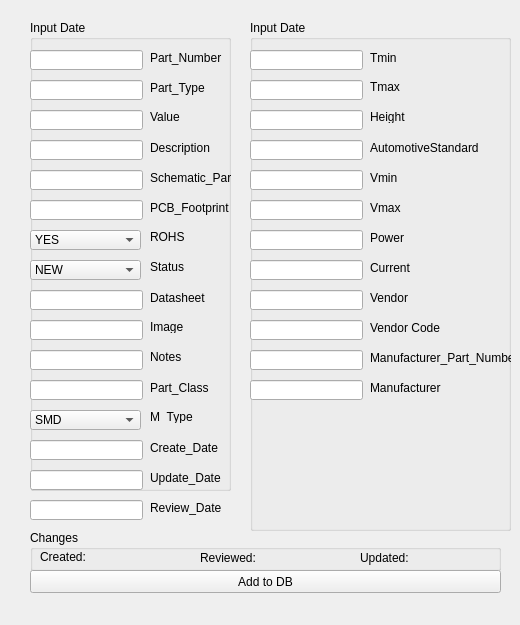
      <widget class="QWidget" name="tab_10">
       <attribute name="title">
        <string>IntegratedCircuit</string>
       </attribute>
       <widget class="QGroupBox" name="groupBox_31">
        <property name="geometry">
         <rect>
          <x>30</x>
          <y>20</y>
          <width>201</width>
          <height>471</height>
         </rect>
        </property>
        <property name="title">
         <string>Input Date</string>
        </property>
        <widget class="QLabel" name="label_234">
         <property name="geometry">
          <rect>
           <x>120</x>
           <y>60</y>
           <width>81</width>
           <height>16</height>
          </rect>
         </property>
         <property name="text">
          <string>Part_Type</string>
         </property>
        </widget>
        <widget class="QLabel" name="label_235">
         <property name="geometry">
          <rect>
           <x>120</x>
           <y>90</y>
           <width>47</width>
           <height>13</height>
          </rect>
         </property>
         <property name="text">
          <string>Value</string>
         </property>
        </widget>
        <widget class="QLabel" name="label_236">
         <property name="geometry">
          <rect>
           <x>120</x>
           <y>120</y>
           <width>81</width>
           <height>16</height>
          </rect>
         </property>
         <property name="text">
          <string>Description</string>
         </property>
        </widget>
        <widget class="QLabel" name="label_357">
         <property name="geometry">
          <rect>
           <x>120</x>
           <y>180</y>
           <width>81</width>
           <height>16</height>
          </rect>
         </property>
         <property name="text">
          <string>PCB_Footprint</string>
         </property>
        </widget>
        <widget class="QLabel" name="label_358">
         <property name="geometry">
          <rect>
           <x>120</x>
           <y>210</y>
           <width>47</width>
           <height>13</height>
          </rect>
         </property>
         <property name="text">
          <string>ROHS</string>
         </property>
        </widget>
        <widget class="QLabel" name="label_360">
         <property name="geometry">
          <rect>
           <x>120</x>
           <y>270</y>
           <width>81</width>
           <height>16</height>
          </rect>
         </property>
         <property name="text">
          <string>Datasheet</string>
         </property>
        </widget>
        <widget class="QLabel" name="label_361">
         <property name="geometry">
          <rect>
           <x>120</x>
           <y>300</y>
           <width>47</width>
           <height>13</height>
          </rect>
         </property>
         <property name="text">
          <string>Image</string>
         </property>
        </widget>
        <widget class="QLabel" name="label_362">
         <property name="geometry">
          <rect>
           <x>120</x>
           <y>330</y>
           <width>47</width>
           <height>13</height>
          </rect>
         </property>
         <property name="text">
          <string>Notes</string>
         </property>
        </widget>
        <widget class="QLabel" name="label_363">
         <property name="geometry">
          <rect>
           <x>120</x>
           <y>360</y>
           <width>81</width>
           <height>16</height>
          </rect>
         </property>
         <property name="text">
          <string>Part_Class</string>
         </property>
        </widget>
        <widget class="QLabel" name="label_364">
         <property name="geometry">
          <rect>
           <x>120</x>
           <y>420</y>
           <width>81</width>
           <height>16</height>
          </rect>
         </property>
         <property name="text">
          <string>Create_Date</string>
         </property>
        </widget>
        <widget class="QLabel" name="label_366">
         <property name="geometry">
          <rect>
           <x>120</x>
           <y>450</y>
           <width>81</width>
           <height>16</height>
          </rect>
         </property>
         <property name="text">
          <string>Update_Date</string>
         </property>
        </widget>
        <widget class="QLabel" name="label_367">
         <property name="geometry">
          <rect>
           <x>120</x>
           <y>390</y>
           <width>47</width>
           <height>13</height>
          </rect>
         </property>
         <property name="text">
          <string>M_Type</string>
         </property>
        </widget>
        <widget class="QLineEdit" name="lineEdit_192">
         <property name="geometry">
          <rect>
           <x>0</x>
           <y>60</y>
           <width>113</width>
           <height>20</height>
          </rect>
         </property>
        </widget>
        <widget class="QLineEdit" name="lineEdit_193">
         <property name="geometry">
          <rect>
           <x>0</x>
           <y>90</y>
           <width>113</width>
           <height>20</height>
          </rect>
         </property>
        </widget>
        <widget class="QLineEdit" name="lineEdit_194">
         <property name="geometry">
          <rect>
           <x>0</x>
           <y>120</y>
           <width>113</width>
           <height>20</height>
          </rect>
         </property>
        </widget>
        <widget class="QLineEdit" name="lineEdit_291">
         <property name="geometry">
          <rect>
           <x>0</x>
           <y>150</y>
           <width>113</width>
           <height>20</height>
          </rect>
         </property>
        </widget>
        <widget class="QLineEdit" name="lineEdit_292">
         <property name="geometry">
          <rect>
           <x>0</x>
           <y>180</y>
           <width>113</width>
           <height>20</height>
          </rect>
         </property>
        </widget>
        <widget class="QLineEdit" name="lineEdit_294">
         <property name="geometry">
          <rect>
           <x>0</x>
           <y>30</y>
           <width>113</width>
           <height>20</height>
          </rect>
         </property>
        </widget>
        <widget class="QLineEdit" name="lineEdit_295">
         <property name="geometry">
          <rect>
           <x>0</x>
           <y>270</y>
           <width>113</width>
           <height>20</height>
          </rect>
         </property>
        </widget>
        <widget class="QLineEdit" name="lineEdit_296">
         <property name="geometry">
          <rect>
           <x>0</x>
           <y>300</y>
           <width>113</width>
           <height>20</height>
          </rect>
         </property>
        </widget>
        <widget class="QLineEdit" name="lineEdit_297">
         <property name="geometry">
          <rect>
           <x>0</x>
           <y>330</y>
           <width>113</width>
           <height>20</height>
          </rect>
         </property>
        </widget>
        <widget class="QLineEdit" name="lineEdit_298">
         <property name="geometry">
          <rect>
           <x>0</x>
           <y>360</y>
           <width>113</width>
           <height>20</height>
          </rect>
         </property>
        </widget>
        <widget class="QLineEdit" name="lineEdit_299">
         <property name="geometry">
          <rect>
           <x>0</x>
           <y>420</y>
           <width>113</width>
           <height>20</height>
          </rect>
         </property>
        </widget>
        <widget class="QLineEdit" name="lineEdit_301">
         <property name="geometry">
          <rect>
           <x>0</x>
           <y>450</y>
           <width>113</width>
           <height>20</height>
          </rect>
         </property>
        </widget>
        <widget class="QLabel" name="label_368">
         <property name="geometry">
          <rect>
           <x>120</x>
           <y>150</y>
           <width>81</width>
           <height>16</height>
          </rect>
         </property>
         <property name="text">
          <string>Schematic_Part</string>
         </property>
        </widget>
        <widget class="QLabel" name="label_233">
         <property name="geometry">
          <rect>
           <x>120</x>
           <y>30</y>
           <width>91</width>
           <height>16</height>
          </rect>
         </property>
         <property name="text">
          <string>Part_Number</string>
         </property>
        </widget>
        <widget class="QComboBox" name="boxStatus_23">
         <property name="enabled">
          <bool>true</bool>
         </property>
         <property name="geometry">
          <rect>
           <x>0</x>
           <y>210</y>
           <width>111</width>
           <height>20</height>
          </rect>
         </property>
         <property name="toolTip">
          <string>&lt;html&gt;&lt;head/&gt;&lt;body&gt;&lt;p&gt;Component's status&lt;/p&gt;&lt;p&gt;&lt;span style=&quot; font-style:italic;&quot;&gt;Status can be changed by CIS administrator only&lt;/span&gt;&lt;/p&gt;&lt;/body&gt;&lt;/html&gt;</string>
         </property>
         <item>
          <property name="text">
           <string>YES</string>
          </property>
         </item>
         <item>
          <property name="text">
           <string>YES-EX</string>
          </property>
         </item>
         <item>
          <property name="text">
           <string>NO</string>
          </property>
         </item>
        </widget>
        <widget class="QComboBox" name="boxStatus_24">
         <property name="enabled">
          <bool>true</bool>
         </property>
         <property name="geometry">
          <rect>
           <x>0</x>
           <y>390</y>
           <width>111</width>
           <height>20</height>
          </rect>
         </property>
         <property name="toolTip">
          <string>&lt;html&gt;&lt;head/&gt;&lt;body&gt;&lt;p&gt;Component's status&lt;/p&gt;&lt;p&gt;&lt;span style=&quot; font-style:italic;&quot;&gt;Status can be changed by CIS administrator only&lt;/span&gt;&lt;/p&gt;&lt;/body&gt;&lt;/html&gt;</string>
         </property>
         <item>
          <property name="text">
           <string>SMD</string>
          </property>
         </item>
         <item>
          <property name="text">
           <string>LEADED</string>
          </property>
         </item>
        </widget>
        <widget class="QComboBox" name="boxStatus_8">
         <property name="enabled">
          <bool>true</bool>
         </property>
         <property name="geometry">
          <rect>
           <x>0</x>
           <y>240</y>
           <width>111</width>
           <height>20</height>
          </rect>
         </property>
         <property name="toolTip">
          <string>&lt;html&gt;&lt;head/&gt;&lt;body&gt;&lt;p&gt;Component's status&lt;/p&gt;&lt;p&gt;&lt;span style=&quot; font-style:italic;&quot;&gt;Status can be changed by CIS administrator only&lt;/span&gt;&lt;/p&gt;&lt;/body&gt;&lt;/html&gt;</string>
         </property>
         <item>
          <property name="text">
           <string>NEW</string>
          </property>
         </item>
         <item>
          <property name="text">
           <string>CHECKED</string>
          </property>
         </item>
         <item>
          <property name="text">
           <string>TESTED</string>
          </property>
         </item>
         <item>
          <property name="text">
           <string>FAULTY</string>
          </property>
         </item>
         <item>
          <property name="text">
           <string>OBSOLETE</string>
          </property>
         </item>
         <item>
          <property name="text">
           <string>DRAFT</string>
          </property>
         </item>
         <item>
          <property name="text">
           <string>EMPTY</string>
          </property>
         </item>
         <item>
          <property name="text">
           <string>EXTERNAL</string>
          </property>
         </item>
        </widget>
        <widget class="QLabel" name="label_359">
         <property name="geometry">
          <rect>
           <x>120</x>
           <y>240</y>
           <width>47</width>
           <height>13</height>
          </rect>
         </property>
         <property name="text">
          <string>Status</string>
         </property>
        </widget>
       </widget>
       <widget class="QGroupBox" name="groupBox_32">
        <property name="geometry">
         <rect>
          <x>250</x>
          <y>20</y>
          <width>261</width>
          <height>511</height>
         </rect>
        </property>
        <property name="title">
         <string>Input Date</string>
        </property>
        <widget class="QLabel" name="label_369">
         <property name="geometry">
          <rect>
           <x>120</x>
           <y>30</y>
           <width>71</width>
           <height>16</height>
          </rect>
         </property>
         <property name="text">
          <string>Tmin</string>
         </property>
        </widget>
        <widget class="QLabel" name="label_370">
         <property name="geometry">
          <rect>
           <x>120</x>
           <y>60</y>
           <width>47</width>
           <height>13</height>
          </rect>
         </property>
         <property name="text">
          <string>Tmax</string>
         </property>
        </widget>
        <widget class="QLabel" name="label_371">
         <property name="geometry">
          <rect>
           <x>120</x>
           <y>90</y>
           <width>47</width>
           <height>13</height>
          </rect>
         </property>
         <property name="text">
          <string>Height</string>
         </property>
        </widget>
        <widget class="QLabel" name="label_372">
         <property name="geometry">
          <rect>
           <x>120</x>
           <y>120</y>
           <width>111</width>
           <height>16</height>
          </rect>
         </property>
         <property name="text">
          <string>AutomotiveStandard</string>
         </property>
        </widget>
        <widget class="QLabel" name="label_373">
         <property name="geometry">
          <rect>
           <x>120</x>
           <y>150</y>
           <width>131</width>
           <height>16</height>
          </rect>
         </property>
         <property name="text">
          <string>Vmin</string>
         </property>
        </widget>
        <widget class="QLabel" name="label_374">
         <property name="geometry">
          <rect>
           <x>120</x>
           <y>180</y>
           <width>111</width>
           <height>16</height>
          </rect>
         </property>
         <property name="text">
          <string>Vmax</string>
         </property>
        </widget>
        <widget class="QLabel" name="label_375">
         <property name="geometry">
          <rect>
           <x>120</x>
           <y>210</y>
           <width>111</width>
           <height>16</height>
          </rect>
         </property>
         <property name="text">
          <string>Power</string>
         </property>
        </widget>
        <widget class="QLabel" name="label_376">
         <property name="geometry">
          <rect>
           <x>120</x>
           <y>240</y>
           <width>111</width>
           <height>16</height>
          </rect>
         </property>
         <property name="text">
          <string>Current</string>
         </property>
        </widget>
        <widget class="QLineEdit" name="lineEdit_303">
         <property name="geometry">
          <rect>
           <x>0</x>
           <y>30</y>
           <width>113</width>
           <height>20</height>
          </rect>
         </property>
        </widget>
        <widget class="QLineEdit" name="lineEdit_304">
         <property name="geometry">
          <rect>
           <x>0</x>
           <y>60</y>
           <width>113</width>
           <height>20</height>
          </rect>
         </property>
        </widget>
        <widget class="QLineEdit" name="lineEdit_305">
         <property name="geometry">
          <rect>
           <x>0</x>
           <y>90</y>
           <width>113</width>
           <height>20</height>
          </rect>
         </property>
        </widget>
        <widget class="QLineEdit" name="lineEdit_306">
         <property name="geometry">
          <rect>
           <x>0</x>
           <y>120</y>
           <width>113</width>
           <height>20</height>
          </rect>
         </property>
        </widget>
        <widget class="QLineEdit" name="lineEdit_307">
         <property name="geometry">
          <rect>
           <x>0</x>
           <y>150</y>
           <width>113</width>
           <height>20</height>
          </rect>
         </property>
        </widget>
        <widget class="QLineEdit" name="lineEdit_308">
         <property name="geometry">
          <rect>
           <x>0</x>
           <y>180</y>
           <width>113</width>
           <height>20</height>
          </rect>
         </property>
        </widget>
        <widget class="QLineEdit" name="lineEdit_309">
         <property name="geometry">
          <rect>
           <x>0</x>
           <y>210</y>
           <width>113</width>
           <height>20</height>
          </rect>
         </property>
        </widget>
        <widget class="QLineEdit" name="lineEdit_310">
         <property name="geometry">
          <rect>
           <x>0</x>
           <y>240</y>
           <width>113</width>
           <height>20</height>
          </rect>
         </property>
        </widget>
        <widget class="QLineEdit" name="lineEdit_314">
         <property name="geometry">
          <rect>
           <x>0</x>
           <y>270</y>
           <width>113</width>
           <height>20</height>
          </rect>
         </property>
        </widget>
        <widget class="QLineEdit" name="lineEdit_315">
         <property name="geometry">
          <rect>
           <x>0</x>
           <y>300</y>
           <width>113</width>
           <height>20</height>
          </rect>
         </property>
        </widget>
        <widget class="QLabel" name="label_393">
         <property name="geometry">
          <rect>
           <x>120</x>
           <y>270</y>
           <width>111</width>
           <height>16</height>
          </rect>
         </property>
         <property name="text">
          <string>Vendor</string>
         </property>
        </widget>
        <widget class="QLabel" name="label_394">
         <property name="geometry">
          <rect>
           <x>120</x>
           <y>300</y>
           <width>111</width>
           <height>16</height>
          </rect>
         </property>
         <property name="text">
          <string>Vendor Code</string>
         </property>
        </widget>
        <widget class="QLabel" name="label_306">
         <property name="geometry">
          <rect>
           <x>120</x>
           <y>330</y>
           <width>151</width>
           <height>16</height>
          </rect>
         </property>
         <property name="text">
          <string>Manufacturer_Part_Number</string>
         </property>
        </widget>
        <widget class="QLineEdit" name="lineEdit_226">
         <property name="geometry">
          <rect>
           <x>0</x>
           <y>360</y>
           <width>113</width>
           <height>20</height>
          </rect>
         </property>
        </widget>
        <widget class="QLineEdit" name="lineEdit_227">
         <property name="geometry">
          <rect>
           <x>0</x>
           <y>330</y>
           <width>113</width>
           <height>20</height>
          </rect>
         </property>
        </widget>
        <widget class="QLabel" name="label_307">
         <property name="geometry">
          <rect>
           <x>120</x>
           <y>360</y>
           <width>131</width>
           <height>16</height>
          </rect>
         </property>
         <property name="text">
          <string>Manufacturer</string>
         </property>
        </widget>
       </widget>
       <widget class="QGroupBox" name="groupBox_33">
        <property name="geometry">
         <rect>
          <x>30</x>
          <y>530</y>
          <width>471</width>
          <height>41</height>
         </rect>
        </property>
        <property name="title">
         <string>Changes</string>
        </property>
        <widget class="QLabel" name="label_385">
         <property name="geometry">
          <rect>
           <x>10</x>
           <y>20</y>
           <width>47</width>
           <height>13</height>
          </rect>
         </property>
         <property name="text">
          <string>Created:</string>
         </property>
        </widget>
        <widget class="QLabel" name="label_386">
         <property name="geometry">
          <rect>
           <x>60</x>
           <y>20</y>
           <width>101</width>
           <height>16</height>
          </rect>
         </property>
         <property name="text">
          <string/>
         </property>
        </widget>
        <widget class="QLabel" name="label_387">
         <property name="geometry">
          <rect>
           <x>170</x>
           <y>20</y>
           <width>61</width>
           <height>16</height>
          </rect>
         </property>
         <property name="text">
          <string>Reviewed:</string>
         </property>
        </widget>
        <widget class="QLabel" name="label_388">
         <property name="geometry">
          <rect>
           <x>230</x>
           <y>20</y>
           <width>101</width>
           <height>16</height>
          </rect>
         </property>
         <property name="text">
          <string/>
         </property>
        </widget>
        <widget class="QLabel" name="label_389">
         <property name="geometry">
          <rect>
           <x>330</x>
           <y>20</y>
           <width>61</width>
           <height>16</height>
          </rect>
         </property>
         <property name="text">
          <string>Updated:</string>
         </property>
        </widget>
        <widget class="QLabel" name="label_390">
         <property name="geometry">
          <rect>
           <x>380</x>
           <y>20</y>
           <width>91</width>
           <height>16</height>
          </rect>
         </property>
         <property name="text">
          <string/>
         </property>
        </widget>
       </widget>
       <widget class="QPushButton" name="pushButton_11">
        <property name="geometry">
         <rect>
          <x>30</x>
          <y>570</y>
          <width>471</width>
          <height>23</height>
         </rect>
        </property>
        <property name="text">
         <string>Add to DB</string>
        </property>
       </widget>
       <widget class="QLabel" name="label_266">
        <property name="geometry">
         <rect>
          <x>30</x>
          <y>600</y>
          <width>471</width>
          <height>16</height>
         </rect>
        </property>
        <property name="text">
         <string/>
        </property>
       </widget>
       <widget class="QLineEdit" name="lineEdit_300">
        <property name="geometry">
         <rect>
          <x>30</x>
          <y>500</y>
          <width>113</width>
          <height>20</height>
         </rect>
        </property>
       </widget>
       <widget class="QLabel" name="label_365">
        <property name="geometry">
         <rect>
          <x>150</x>
          <y>500</y>
          <width>81</width>
          <height>16</height>
         </rect>
        </property>
        <property name="text">
         <string>Review_Date</string>
        </property>
       </widget>
      </widget>
